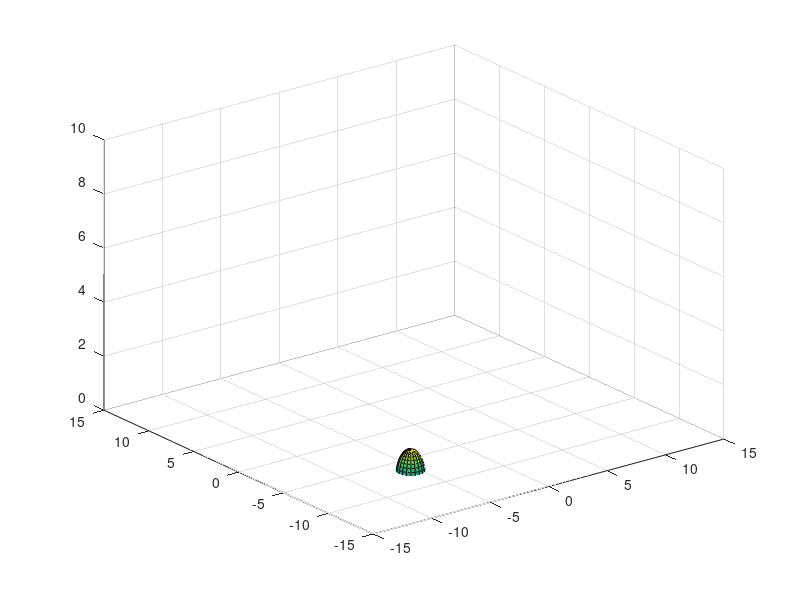

Source code (MATLAB):
%Project Heavy rain
%Group 10
%Isabell Jansson, Ronja Grosz, Anna Georgellis, Caroline Gard

%Simulation of the falling motion for a drop approximated with Euler

n = 50;

Vt = 1.3;
Ttot = 10/Vt;
dt = Ttot/50;
s = 10;

%Add a static wind
windX = 0.1;
windY = 0.2;

[X,Y,Z] = sphere; 

%Three drops are falling separately
for i = 1:3
    r = 20.*rand(2,1)-10;
    
    %Set the initial height for the drop
    s = 10;
    for t = 0:dt:Ttot;
        
        %Set axis for the scene
        axis([-15 15 -15 15 0 10]);
        
        %Redraws the scene
        drawnow
   
        %Approximate the new position with Euler
        s = s - dt*Vt 
        %Add the new position to the sphere
        surf(X+r(1)+windX*s,Y+r(2)+windY*s,Z+s); 
        
        %Axis have to be reset
        axis([-15 15 -15 15 0 10]);
    end

end

close all;